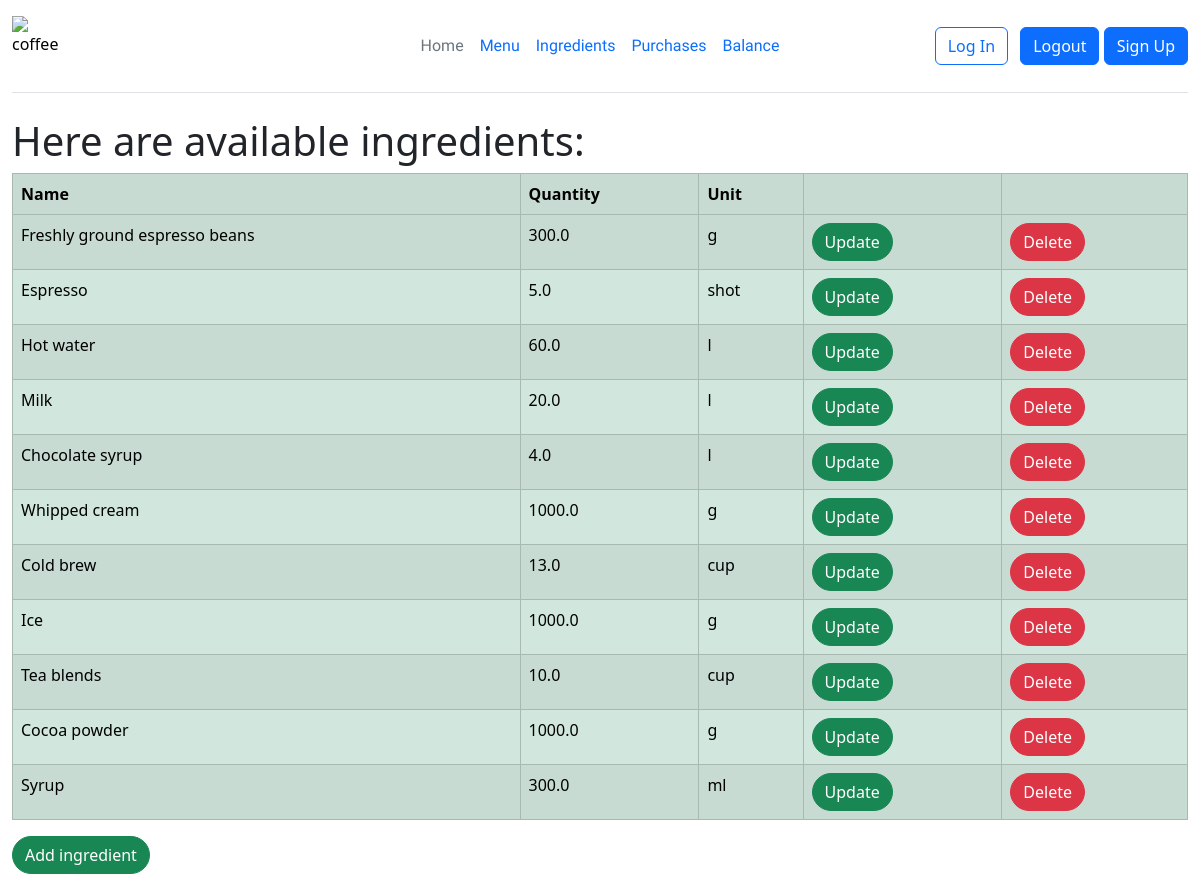
/ingredients/ (signed in), run on the app's committed database.
### delightsapp/models.py (models this page shows, shortened)
class Ingredient(models.Model):
    name = models.CharField(max_length=100, unique=True)
    quantity = models.FloatField(default=0)
    unit = models.CharField(max_length=10)
    price_per_unit = models.FloatField(default=0)

### delightsapp/views.py (the view)
# urls.py: path('ingredients/', views.IngredientList.as_view(), name="ingredients"),
class IngredientList(LoginRequiredMixin, ListView):
    model = Ingredient
    template_name = "delightsapp/ingredients.html"
    context_object_name = "ingredient_list"

### delightsapp/templates/delightsapp/ingredients.html (shortened to what this page needs)
{% extends "delightsapp/base.html" %}
{% block content %}
<div class="container-xxl">
	<h1>Here are available ingredients:</h1>
    <table id="ingredients" class="table table-success table-striped table-bordered">
        <tr>
            <th>Name</th>
            <th>Quantity</th>
            <th>Unit</th>
            <th></th>
            <th></th>
        </tr>
            {% for ingredient in ingredient_list %}
        <tr>
            <td>{{ ingredient.name }}</td>
            <td>{{ ingredient.quantity }}</td>
            <td>{{ ingredient.unit }}</td>
            <td><a type="button" class="btn btn-success rounded-pill" href="{% url 'ingredientupdate' ingredient.id %}">Update</a></td>
            <td><a type="button" class="btn btn-danger rounded-pill" href="{% url 'ingredientdelete' ingredient.id %}">Delete</a></td>
        </tr>
          {% endfor %}
    </table>
    <a href="{% url 'ingredientcreate' %}" type="button" class="btn btn-success rounded-pill">Add ingredient</a>
</div>
{% endblock %}

### delightsapp/static/delightsapp/css/styles.css (style rules this page uses)
.container-xxl { background-color: transparent; }
body { background-color: #F0ECE3; }

### data on the page
Ingredient: name "Freshly ground espresso beans", quantity "300.0", unit "g"
Ingredient: name "Espresso", quantity "5.0", unit "shot"
Ingredient: name "Hot water", quantity "60.0", unit "l"
Ingredient: name "Milk", quantity "20.0", unit "l"
Ingredient: name "Chocolate syrup", quantity "4.0", unit "l"
Ingredient: name "Whipped cream", quantity "1000.0", unit "g"
Ingredient: name "Cold brew", quantity "13.0", unit "cup"
Ingredient: name "Ice", quantity "1000.0", unit "g"
Ingredient: name "Tea blends", quantity "10.0", unit "cup"
Ingredient: name "Cocoa powder", quantity "1000.0", unit "g"
Ingredient: name "Syrup", quantity "300.0", unit "ml"
